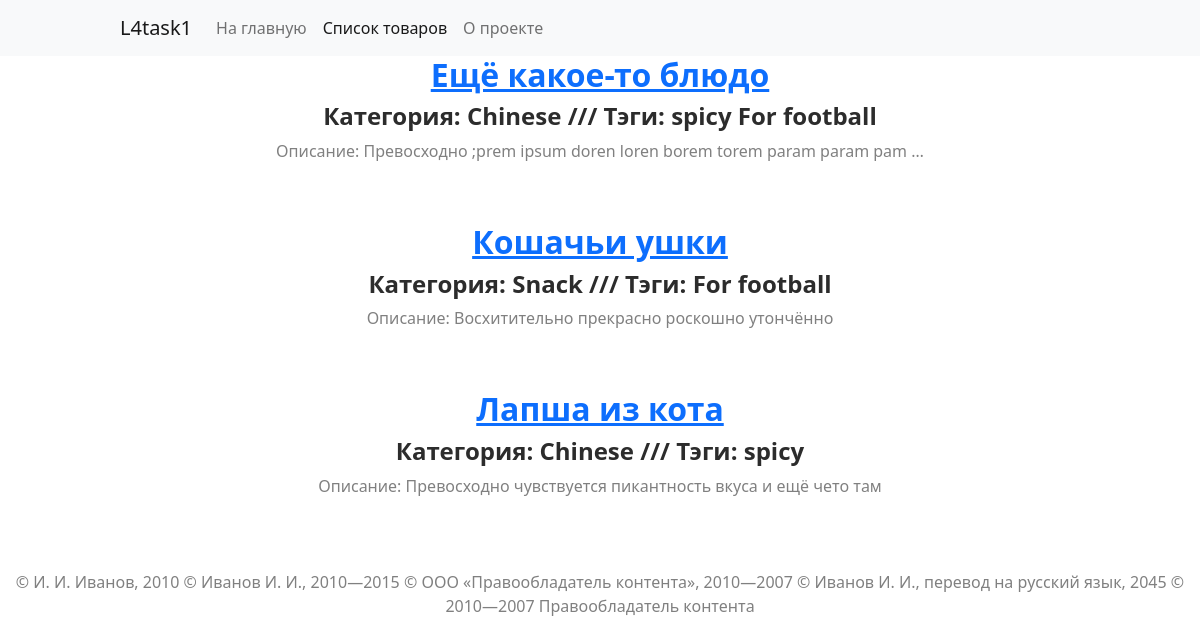
Page /catalog/ on the committed database.
### catalog/models.py (models this page shows, shortened)
class Item(models.Model):
    is_published = models.BooleanField(default=True)
    is_on_main = models.BooleanField(default=False)
    name = models.CharField(max_length=150, default='your name')
    text = models.TextField(default='your desc', validators=[validate_desc])
    category = models.ForeignKey(
        'Category', on_delete=models.DO_NOTHING, null=True)
    images = models.ForeignKey(
        'DescriptionImages', on_delete=models.CASCADE, null=True)
    tags = models.ManyToManyField('Tag')
    class Meta:
        verbose_name = 'товар'
        verbose_name = 'товары'
        default_related_name = 'items'
        ordering = ('category__name',)
    upload = models.ImageField(upload_to='uploads/%Y/%m', default='nothing')
    def image_tmb(self):
        if self.upload:
            return mark_safe(
                f'<img src="{self.get_img.url}">'
            )
        return 'Нет изображения'
    image_tmb.short_description = 'превью'
    image_tmb.allow_tags = True

class Category(models.Model):
    is_published = models.BooleanField(default=True)
    name = models.CharField(max_length=150, default='your name')
    slug = models.CharField(
        max_length=200, validators=[validate_slug], default='slug')
    weight = models.IntegerField(default=100, validators=[validate_weight])

class Tag(models.Model):
    name = models.CharField(max_length=150, default='your name')
    is_published = models.BooleanField(default=True)
    slug = models.CharField(
        max_length=200, validators=[validate_slug], default='slug')

### catalog/views.py (the view)
# urls.py: path('', views.item_list, name='item_list'),
def item_list(request):
    items = Item.objects.all().filter(is_published=True).order_by('name')
    context = {'items': items, 'navbar': 'catalog'}
    return render(request, 'catalog/index.html', context)

### templates/catalog/index.html (shortened to what this page needs)
<!DOCTYPE html>
<html lang="ru">
<head>
  {% extends "base.html" %}
  {% load static %}
  {% block content %}
  <link rel="stylesheet" href="{% static 'css/catalog_style.css' %}">
</head>
<body>
  {% include "includes/small_item_detail.html" %}
  {% endblock %}

### templates/includes/small_item_detail.html
{% load static %}
<link rel="stylesheet" href="{% static 'css/small_item_detail.css' %}">
<div class="item_preview">
{% for item in items %}
  <a href="{% url 'catalog:item_detail' item.id %}"><h2>{{ item.name }}</h2></a>
  <h4>Категория: {{ item.category.name }} /// Тэги: {% for tag in item.tags.all %} {{ tag.name }} {% endfor %}</h4>
  <p>Описание: {{ item.text|truncatewords:10 }}</p>
{% endfor %}
</div>

### static_dev/css/catalog_style.css (style rules this page uses)
h2 { text-align: center }

### static_dev/css/small_item_detail.css (style rules this page uses)
.item_preview { text-align: center; }
h2 { font-weight: 700; }
h4 { font-weight: 600; color:rgb(44, 44, 44); }
p { font-weight: 500; color:gray; margin-bottom: 5% }

### rows in the picture
Item: name "Ещё какое-то блюдо", category.name "Chinese", text "Превосходно ;prem ipsum doren loren borem torem param param pam …"
Tag: name "spicy"
Tag: name "For football"
Item: name "Кошачьи ушки", category.name "Snack", text "Восхитительно прекрасно роскошно утончённо"
Item: name "Лапша из кота", category.name "Chinese", text "Превосходно чувствуется пикантность вкуса и ещё чето там"
